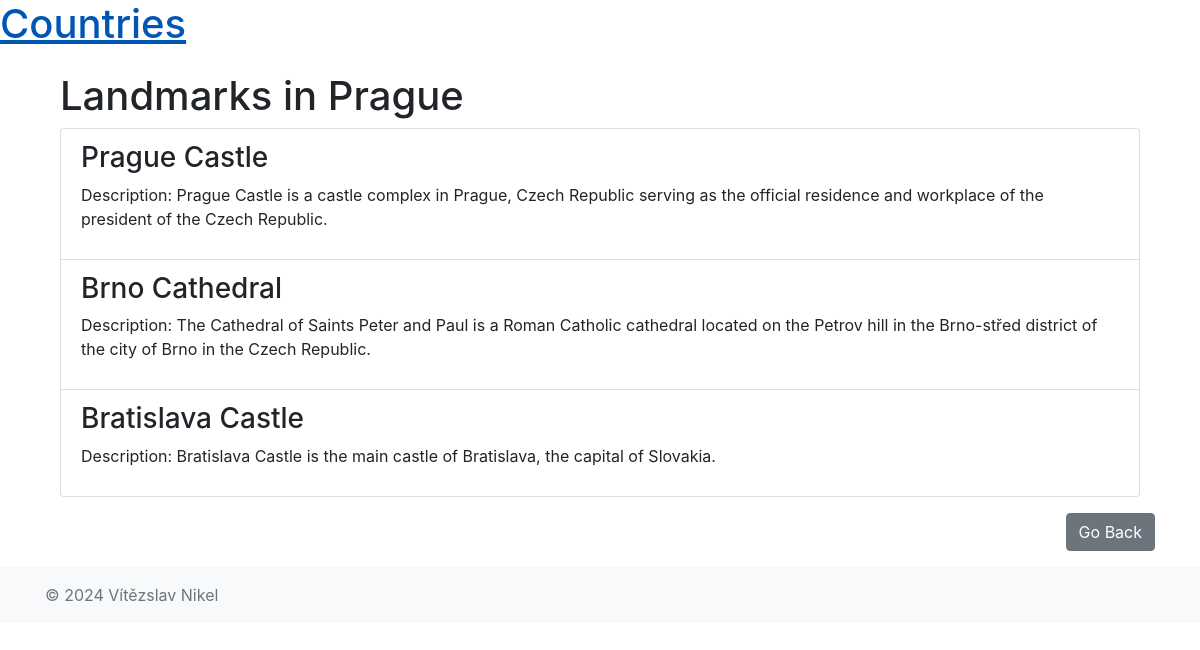
The app's page /countries/cities/1/landmarks/ with its own data.
### countries/models.py (models this page shows, shortened)
class City(models.Model):
    name = models.CharField(max_length=100, verbose_name='City Name')
    country = models.ForeignKey(Country, on_delete=models.CASCADE, related_name='cities', verbose_name='Country')
    population = models.IntegerField(verbose_name='Population')
    class Meta:
        verbose_name = 'City'
        verbose_name_plural = 'Cities'

class Landmark(models.Model):
    name = models.CharField(max_length=100, verbose_name='Landmark Name')
    description = models.TextField(verbose_name='Description')
    city = models.ForeignKey(City, related_name='landmarks', on_delete=models.CASCADE, verbose_name='City')
    class Meta:
        verbose_name = 'Landmark'
        verbose_name_plural = 'Landmarks'

### countries/views.py (the view)
# urls.py: path('cities/<int:pk>/landmarks/', LandmarkListView.as_view(), name='landmark_list'),
class LandmarkListView(ListView):
    model = Landmark
    template_name = 'countries/landmark_list.html'
    context_object_name = 'landmarks'
    def get_queryset(self):
        city = get_object_or_404(City, pk=self.kwargs['pk'])
        return Landmark.objects.filter(city=city)
    def get_context_data(self, **kwargs):
        context = super().get_context_data(**kwargs)
        context['city'] = get_object_or_404(City, pk=self.kwargs['pk'])
        return context

### countries/templates/countries/landmark_list.html (shortened to what this page needs)
{% extends 'base.html' %}
{% block content %}
<div class="container mt-4">
    <h1>Landmarks in {{ city.name }}</h1>
    <ul class="list-group">
        {% for landmark in landmarks %}
        <li class="list-group-item">
            <h3>{{ landmark.name }}</h3>
            <p>Description: {{ landmark.description }}</p>
        </li>
        {% empty %}
        <li class="list-group-item">No landmarks found.</li>
        {% endfor %}
    </ul>
</div>
{% endblock %}

### records on screen
City: name "Prague"
Landmark: name "Prague Castle", description "Prague Castle is a castle complex in Prague, Czech Republic serving as the official residence and workplace of the president of the Czech Republic."
Landmark: name "Brno Cathedral", description "The Cathedral of Saints Peter and Paul is a Roman Catholic cathedral located on the Petrov hill in the Brno-střed district of the city of Brno in the Czech Republic."
Landmark: name "Bratislava Castle", description "Bratislava Castle is the main castle of Bratislava, the capital of Slovakia."
